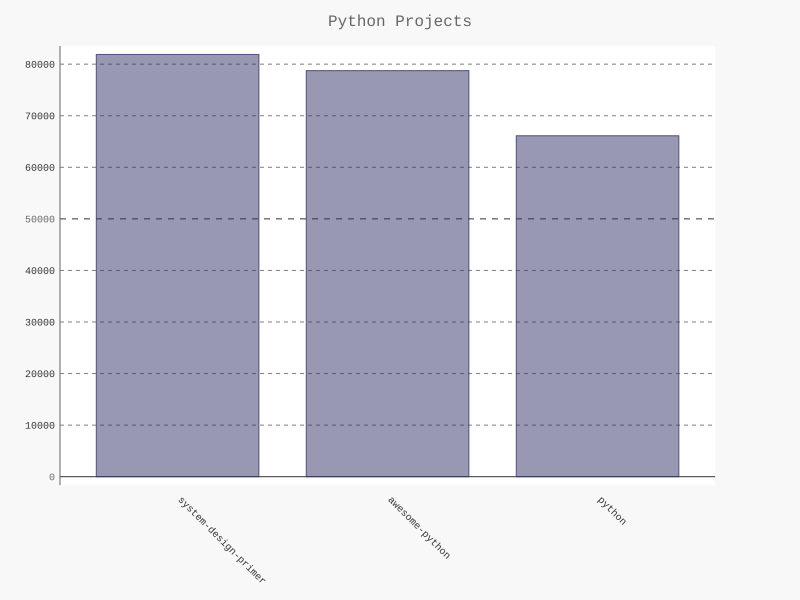

Write Python code to recreate this figure.
import pygal
from pygal.style import LightColorizedStyle as LCS, LightenStyle as LS

my_style = LS('#333366', base_style = LCS)
chart = pygal.Bar(style=my_style, x_label_rotation=45, show_legend=False)

chart.title = 'Python Projects'
chart.x_labels = ['system-design-primer', 'awesome-python', 'python']

plot_dicts = [
    {'value': 81884, 'label': 'Description of s-d-p'},
    {'value': 78744, 'label': 'Description of a-p'},
    {'value': 66114, 'label': 'Description of p'},
    ]

chart.add('', plot_dicts)
chart.render_to_file('bar_descriptions.svg')
